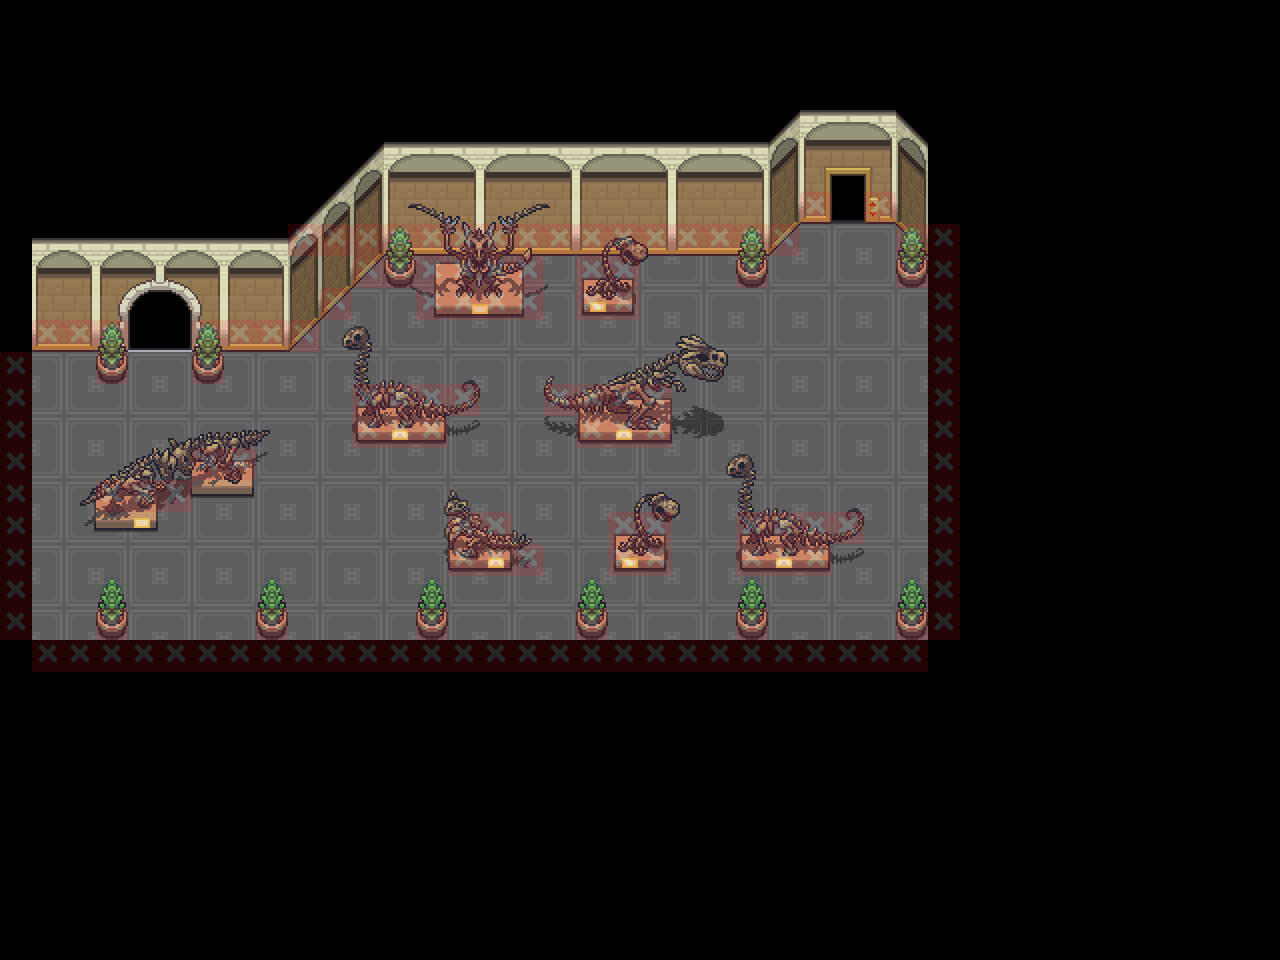

Rendered tile map (Tiled .tmx) drawn with the repository's tilesets; below, a short description and the map source with its tile grids summarised:
An orthogonal 40x30 tile map with 32x32 px tiles, 23 tile layers (Floor_0, Terrain_0, Watershore_0, Building_0, ...), 8 tilesets.

<map version="1.10" tiledversion="1.10.2" orientation="orthogonal" renderorder="right-down" width="40" height="30" tilewidth="32" tileheight="32" infinite="0" nextlayerid="36" nextobjectid="1">
 <tileset firstgid="1" source="../Tilesets/forest.tsx" />
 <tileset firstgid="5001" source="../Tilesets/passages.tsx" />
 <tileset firstgid="5145" source="../Tilesets/systemtags.tsx" />
 <tileset firstgid="5273" source="../Tilesets/terrain_tag.tsx" />
 <tileset firstgid="5289" source="../Tilesets/nature_basics.tsx" />
 <tileset firstgid="15273" source="../Tilesets/terrain_basics.tsx" />
 <tileset firstgid="21039" source="../Tilesets/common_assets.tsx" />
 <tileset firstgid="31023" source="../Tilesets/interiors.tsx" />
 <layer id="1" name="Floor_0" width="40" height="30">
  <data>[1200 cells, 414 non-empty, 5 distinct tile ids]</data>
 </layer>
 <layer id="19" name="Terrain_0" width="40" height="30">
  <data>[1200 cells, 0 non-empty, 0 distinct tile ids]</data>
 </layer>
 <layer id="35" name="Watershore_0" width="40" height="30">
  <data>[1200 cells, 0 non-empty, 0 distinct tile ids]</data>
 </layer>
 <layer id="25" name="Building_0" width="40" height="30">
  <data>[1200 cells, 120 non-empty, 53 distinct tile ids]</data>
 </layer>
 <layer id="9" name="Tree_0" width="40" height="30">
  <data>[1200 cells, 0 non-empty, 0 distinct tile ids]</data>
 </layer>
 <layer id="21" name="Furniture_0" width="40" height="30">
  <data>[1200 cells, 45 non-empty, 28 distinct tile ids]</data>
 </layer>
 <group id="2" name="Z=0" />
 <layer id="26" name="Building_1" width="40" height="30">
  <data>[1200 cells, 0 non-empty, 0 distinct tile ids]</data>
 </layer>
 <layer id="10" name="Tree_1" width="40" height="30">
  <data>[1200 cells, 0 non-empty, 0 distinct tile ids]</data>
 </layer>
 <layer id="22" name="Furniture_1" width="40" height="30">
  <data>[1200 cells, 3 non-empty, 3 distinct tile ids]</data>
 </layer>
 <group id="3" name="Z=1" />
 <layer id="27" name="Building_2" width="40" height="30">
  <data>[1200 cells, 0 non-empty, 0 distinct tile ids]</data>
 </layer>
 <layer id="11" name="Tree_2" width="40" height="30">
  <data>[1200 cells, 0 non-empty, 0 distinct tile ids]</data>
 </layer>
 <layer id="23" name="Furniture_2" width="40" height="30">
  <data>[1200 cells, 50 non-empty, 31 distinct tile ids]</data>
 </layer>
 <group id="4" name="Z=2" />
 <layer id="28" name="Building_3" width="40" height="30">
  <data>[1200 cells, 0 non-empty, 0 distinct tile ids]</data>
 </layer>
 <layer id="12" name="Tree_3" width="40" height="30">
  <data>[1200 cells, 0 non-empty, 0 distinct tile ids]</data>
 </layer>
 <layer id="24" name="Furniture_3" width="40" height="30">
  <data>[1200 cells, 31 non-empty, 24 distinct tile ids]</data>
 </layer>
 <group id="5" name="Z=3" />
 <layer id="29" name="Building_4" width="40" height="30">
  <data>[1200 cells, 0 non-empty, 0 distinct tile ids]</data>
 </layer>
 <layer id="13" name="Tree_4" width="40" height="30">
  <data>[1200 cells, 0 non-empty, 0 distinct tile ids]</data>
 </layer>
 <layer id="34" name="Furniture_4" width="40" height="30">
  <data>[1200 cells, 16 non-empty, 14 distinct tile ids]</data>
 </layer>
 <group id="6" name="Z=4" />
 <layer id="30" name="Building_5" width="40" height="30">
  <data>[1200 cells, 0 non-empty, 0 distinct tile ids]</data>
 </layer>
 <layer id="32" name="Tree_5" width="40" height="30">
  <data>[1200 cells, 0 non-empty, 0 distinct tile ids]</data>
 </layer>
 <layer id="33" name="Furniture_5" width="40" height="30">
  <data>[1200 cells, 0 non-empty, 0 distinct tile ids]</data>
 </layer>
 <group id="31" name="Z=5" />
 <layer id="8" name="systemtags" width="40" height="30">
  <data>[1200 cells, 0 non-empty, 0 distinct tile ids]</data>
 </layer>
 <layer id="7" name="passages" width="40" height="30" opacity="0.15">
  <data>[1200 cells, 136 non-empty, 1 distinct tile ids]</data>
 </layer>
</map>
